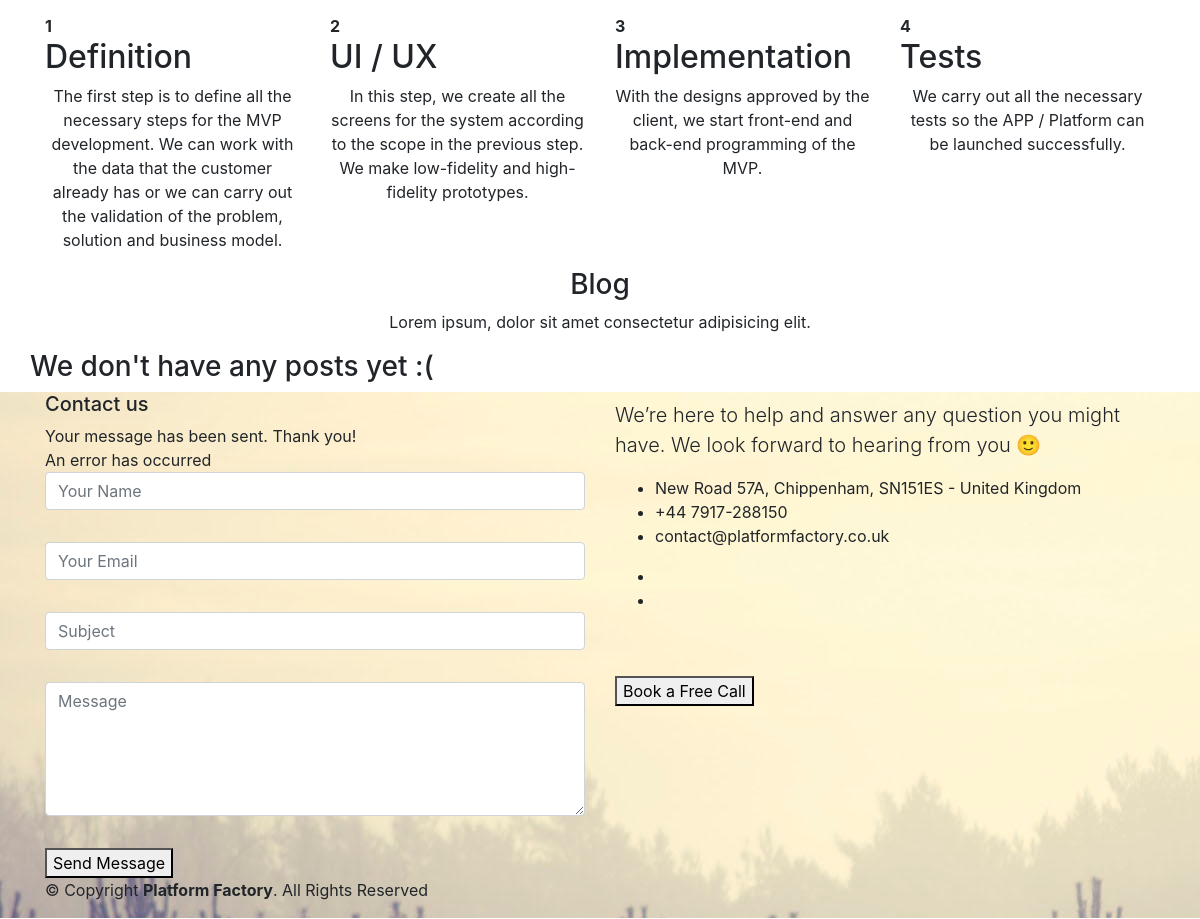
Before: / (middle part) with the older database file.
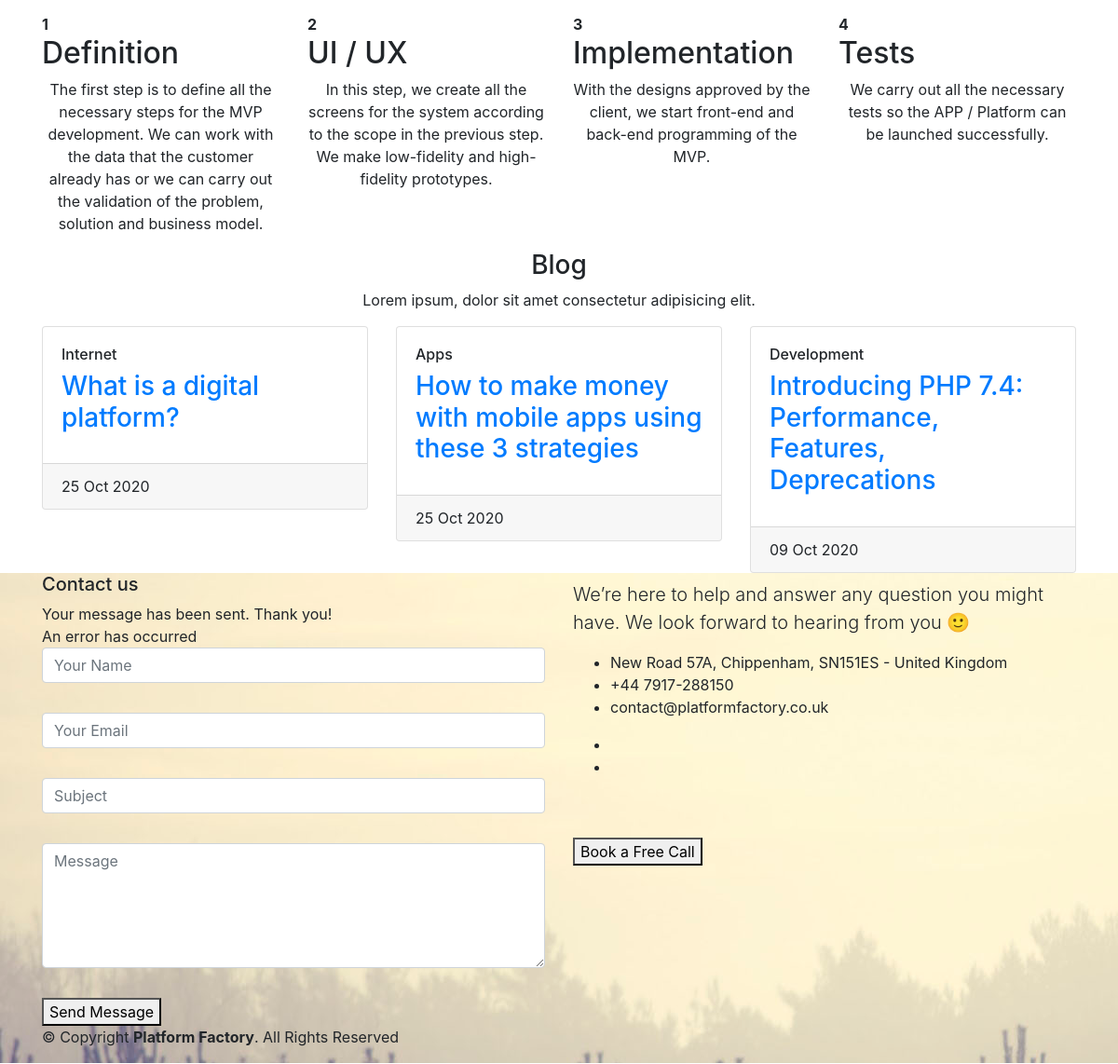
After: the same page with the newer database file.
### tables this page shows
CREATE TABLE `blog` (
  `id` int(11) NOT NULL,
  `capa` varchar(255) NOT NULL,
  `autor` varchar(255) NOT NULL,
  `categoria` varchar(255) NOT NULL,
  `titulo` varchar(255) NOT NULL,
  `descricao` text NOT NULL,
  `created_at` timestamp NOT NULL DEFAULT current_timestamp(),
  `updated_at` timestamp NOT NULL DEFAULT current_timestamp() ON UPDATE current_timestamp()
);

### pages/home.php (the view, shortened to what the changed rows need)
<!DOCTYPE html>
<html lang="en">
<head>
  <link href="<?php echo BASE; ?>/lib/bootstrap/css/bootstrap.min.css" rel="stylesheet">
  <link href="<?php echo BASE; ?>/lib/font-awesome/css/font-awesome.min.css" rel="stylesheet">
  <link href="<?php echo BASE; ?>/lib/animate/animate.min.css" rel="stylesheet">
  <link href="<?php echo BASE; ?>/lib/ionicons/css/ionicons.min.css" rel="stylesheet">
  <link href="<?php echo BASE; ?>/lib/owlcarousel/assets/owl.carousel.min.css" rel="stylesheet">
  <link href="<?php echo BASE; ?>/lib/lightbox/css/lightbox.min.css" rel="stylesheet">
  <link href="<?php echo BASE; ?>/css/style.css" rel="stylesheet">
</head>
<body id="page-top">
  <section id="methodology" class="about-mf sect-pt4 route">
    <div class="container">
      <div class="row">
        <div class="col-md-3">
          <div class="methodology-box">
            <div class="service-content">
              <h2 class="s-title">Definition</h2>
            </div>
          </div>
        </div>
        <div class="col-md-3">
          <div class="methodology-box">
            <div class="service-content">
              <h2 class="s-title">UI / UX</h2>
            </div>
          </div>
        </div>
        <div class="col-md-3">
          <div class="methodology-box">
            <div class="service-content">
              <h2 class="s-title">Implementation</h2>
            </div>
          </div>
        </div>
        <div class="col-md-3">
          <div class="methodology-box">
            <div class="service-content">
              <h2 class="s-title">Tests</h2>
            </div>
          </div>
        </div>
      </div>
    </div>
  </section>
  <section id="blog" class="blog-mf sect-pt4 route">
    <div class="container">
      <div class="row">
      <?php
      $blog = $pdo->prepare("SELECT * FROM `blog` ORDER BY `id` DESC LIMIT 3");
      $blog->execute();
      if($blog->rowCount() > 0){
        while($artigo = $blog->fetchObject()){
          $dataArtigo = new DateTime($artigo->created_at);
          $titulo_link = preg_replace('/[ -]+/', '-', $artigo->titulo);
      ?>
        <div class="col-md-4">
          <div class="card card-blog">
            <div class="card-body">
              <div class="card-category-box">
                <div class="card-category">
                  <h6 class="category"><?php echo $artigo->categoria; ?></h6>
                </div>
              </div>
              <h3 class="card-title"><a href="<?php echo BASE; ?>/blog/<?php echo $artigo->id; ?>/<?php echo $titulo_link; ?>"><?php echo $artigo->titulo; ?></a></h3>
            </div>
            <div class="card-footer">
              <div class="post-date">
                <span class="ion-ios-clock-outline"></span> <?php echo $dataArtigo->format('d M Y'); ?>
              </div>
            </div>
          </div>
        </div>
      <?php
        }
      }else{
        echo "<center><h3>We don't have any posts yet :(</h3></center>";
      }
      ?>
      </div>
    </div>
  </section>
</body>
</html>

Changed rows visible on the page:
added blog: categoria "Internet", titulo "What is a digital platform?", created_at "25 Oct 2020"
added blog: categoria "Apps", titulo "How to make money with mobile apps using these 3 strategies", created_at "25 Oct 2020"
added blog: categoria "Development", titulo "Introducing PHP 7.4: Performance, Features, Deprecations", created_at "09 Oct 2020"
Other visible differences:
text no longer shown: "We don't have any posts yet :("
